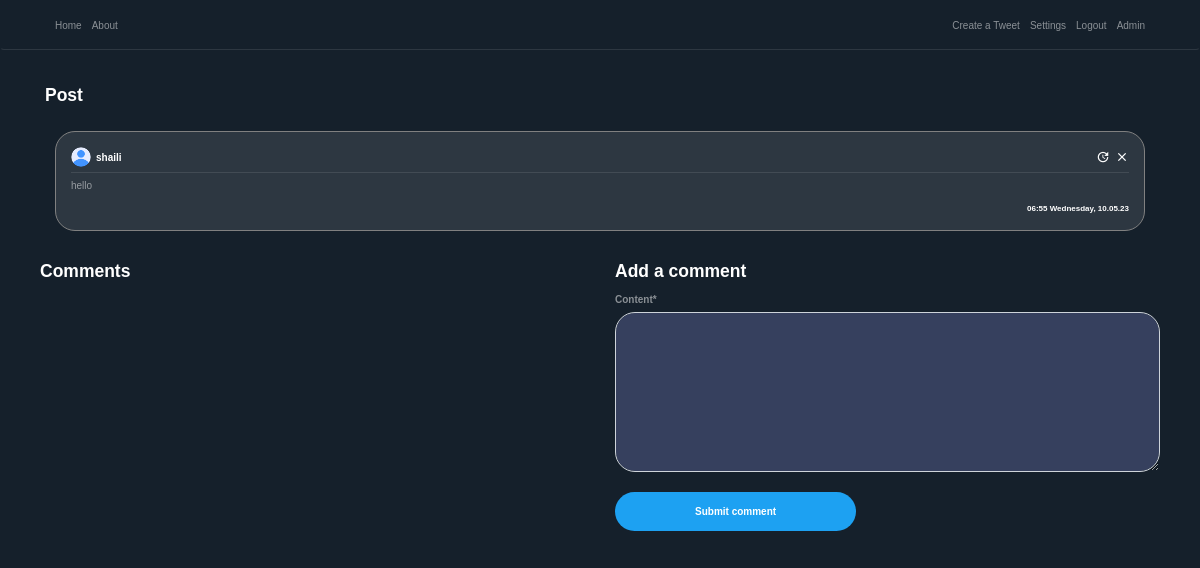
The page /post/5/ (signed in) on the database as committed earlier.
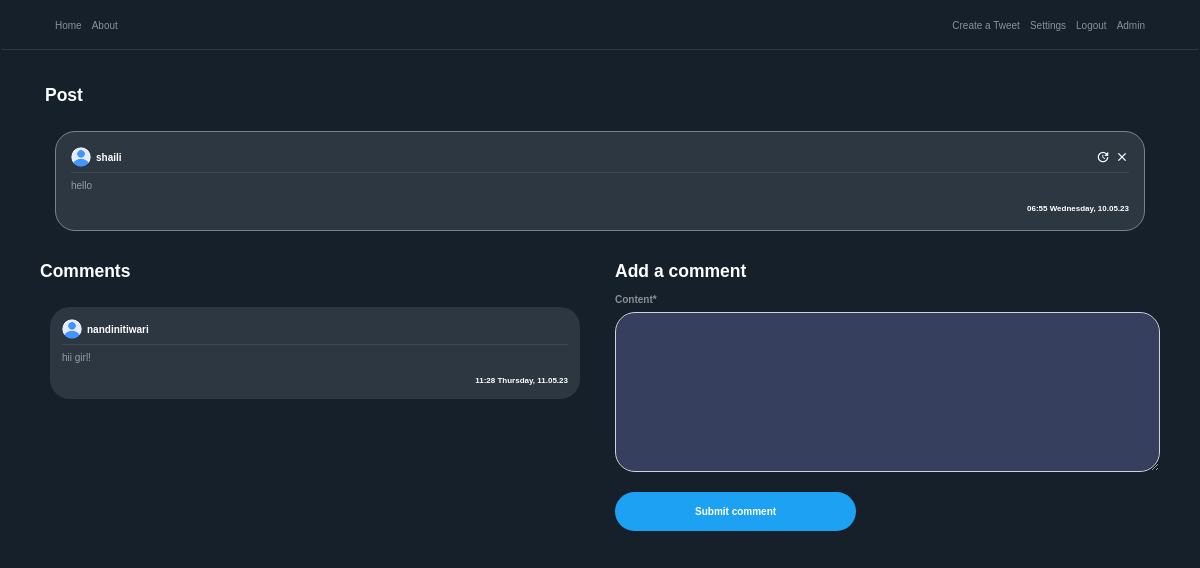
The same page on the database as committed later.
### blog/models.py (models this page shows, shortened)
class Post(models.Model):
    content = models.TextField(max_length=1000)
    date_posted = models.DateTimeField(default=timezone.now)
    author = models.ForeignKey(User, on_delete=models.CASCADE)
    likes= models.IntegerField(default=0)
    dislikes= models.IntegerField(default=0)

class Comment(models.Model):
    content = models.TextField(max_length=150)
    date_posted = models.DateTimeField(default=timezone.now)
    author = models.ForeignKey(User, on_delete=models.CASCADE)
    post_connected = models.ForeignKey(Post, on_delete=models.CASCADE)

### users/models.py (models this page shows, shortened)
class Profile(models.Model):
    user = models.OneToOneField(User, on_delete=models.CASCADE)
    image = models.ImageField(default='profile_pics/default.png', upload_to='profile_pics')

### blog/views.py (the view)
# urls.py: path('post/<int:pk>/', PostDetailView.as_view(), name='post-detail'),
class PostDetailView(DetailView):
    model = Post
    template_name = 'blog/post_detail.html'
    context_object_name = 'post'
    def get_context_data(self, **kwargs):
        data = super().get_context_data(**kwargs)
        comments_connected = Comment.objects.filter(post_connected=self.get_object()).order_by('-date_posted')
        data['comments'] = comments_connected
        data['form'] = NewCommentForm(instance=self.request.user)
        return data
    def post(self, request, *args, **kwargs):
        new_comment = Comment(content=request.POST.get('content'),
                              author=self.request.user,
                              post_connected=self.get_object())
        new_comment.save()
        return self.get(self, request, *args, **kwargs)

### blog/forms.py
class NewCommentForm(forms.ModelForm):
    class Meta:
        model = Comment
        fields = ['content']

### blog/templates/blog/post_detail.html (shortened to what this page needs)
{% extends "blog/base.html" %}
{% load crispy_forms_tags %}
{% block content %}
<div class="container">
    <h3 class="white-important mb-3">
        Post
    </h3>
   <article class="media content-section">
        <div style="width: 100%; word-break: break-all;" class="hovered-tweet-comment">
            <div class="pb-2 row m-0 " style="width: 100%; margin-right: 0 !important;">
               <div
                       style="padding-left: 0px !important;"
                       class="col-8 no-padding d-flex align-items-center">
                   <img
                       class="rounded-circle mr-2"
                       style="width: 20px; height: 20px;"
                       src="{{ post.author.profile.image.url }}">
                   <a class="mr-2 white-important" href="{% url 'user-posts' post.author %}">
                       {{ post.author }}
                   </a>
               </div>
               <div class="col-4 d-flex flex-row-reverse no-padding align-items-center"
                    style="padding-right: 0 !important;">
                   {% if post.author == user %}
                        <a class="material-icons ml-2"
                           style="font-size: 14px"
                                href="{% url 'post-delete' post.id %}">clear</a>
                        <a class="material-icons ml-2"
                           style="font-size: 14px"
                                href="{% url 'post-update' post.id %}">update</a>
                    {%  endif %}
               </div>
           </div>
            <div
                    class="mb-2 "
                    style="width: 100%; height: 1px; background-color: rgba(255, 255, 255, 0.1)"></div>
            <a style="color: rgba(255, 255, 255, 0.5) !important;">
                <p>
                    {{ post.content }}
                </p>
                <small
                    class="white-important d-flex full-width flex-row-reverse">
                    {{ post.date_posted | date:"H:i l, d.m.y" }}
                </small>
            </a>
        </div>
   </article>
    <div class="row pl-3">
        <div class="col-12 col-md-6 pl-0">
         <h3 class="white-important mb-3">
             Comments
         </h3>
        {% for comment in comments %}
            <article class="media content-section">
                <div style="width: 100%; word-break: break-all;" class="hovered-tweet-comment-in">
                <div class="pb-2 row m-0" style="width: 100%; margin-right: 0 !important;">
                   <div
                           style="padding-left: 0px !important;"
                           class="col-8 no-padding d-flex align-items-center">
                       <img
                           class="rounded-circle mr-2"
                           style="width: 20px; height: 20px;"
                           src="{{ comment.author.profile.image.url }}">
                       <a class="mr-2 white-important" href="{% url 'user-posts' comment.author.username %}">
                           {{ comment.author }}
                       </a>
                   </div>
               </div>
                <div
                        class="mb-2"
                        style="width: 100%; height: 1px; background-color: rgba(255, 255, 255, 0.1)"></div>
                <a style="color: rgba(255, 255, 255, 0.5) !important;">
                    <p>
                        {{ comment.content }}
                    </p>
                    <small
                        class="white-important d-flex full-width flex-row-reverse">
                        {{ comment.date_posted | date:"H:i l, d.m.y" }}
                    </small>
                </a>
            </div>
            </article>
        {% endfor %}
        </div>
        {% if user is not None %}
            <div class="col-12 col-md-6 pl-0 pl-md-3 pr-3">
                <h3 class="white-important mb-3">
                    Add a comment
                </h3>
                <form method="POST">
                    <fieldset class="form-group">
                        {{ form | crispy }}
                    </fieldset>
                    <div class="form-group">
                        <button class="btn btn-outline-primary" type="submit">Submit comment</button>
                    </div>
                </form>
            </div>
        {% endif %}
    </div>
  </div>
{% endblock content %}

### blog/templates/blog/base.html (shortened to what this page needs)
{% load static %}
<!doctype html>
<html lang="en">
    <head>
        <link rel="stylesheet" href="https://maxcdn.bootstrapcdn.com/bootstrap/3.4.1/css/bootstrap.min.css">
        <link rel="stylesheet" href="https://stackpath.bootstrapcdn.com/bootstrap/4.1.3/css/bootstrap.min.css">
        <link rel="stylesheet" type="text/css" href="{% static 'blog/main.css' %}">
        <link rel="stylesheet" type="text/css" href="{% static 'blog/style.css' %}">
        <link rel="stylesheet" href="https://cdnjs.cloudflare.com/ajax/libs/font-awesome/4.7.0/css/font-awesome.min.css">
        <link rel="stylesheet" href="https://cdnjs.cloudflare.com/ajax/libs/font-awesome/4.7.0/css/font-awesome.min.css">
        <link rel="stylesheet" href="https://pro.fontawesome.com/releases/v5.11.2/css/all.css">
    </head>
  <body>
      <header class="site-header">
      <nav
              style="border-bottom: 1px solid rgba(255, 255, 255, 0.1)"
              class="navbar navbar-expand navbar-dark bg-steel">
        <div class="container">
          <div class="collapse navbar-collapse" id="navbarToggle">
            <div class="navbar-nav mr-auto pl-2">
              <a class="nav-item nav-link" href="{% url 'blog-home' %}">Home</a>
              <a class="nav-item nav-link" href="{% url 'blog-about' %}">About</a>
            </div>
            <div class="navbar-nav pr-2">
                {% if user.is_authenticated %}
                    <a class="nav-item nav-link" href="{% url 'post-create' %}">Create a Tweet</a>
                    <a class="nav-item nav-link" href="{% url 'profile' %}">Settings</a>
                    <a class="nav-item nav-link" href="{% url 'logout' %}">Logout</a>
                {% else %}
                    <a class="nav-item nav-link" href="{% url 'login' %}">Login</a>
                    <a class="nav-item nav-link" href="{% url 'register-users' %}">Register</a>
                {% endif %}
                <a class="nav-item nav-link" href="/admin">Admin</a>
            </div>
          </div>
        </div>
      </nav>
    </header>
    <main role="main" class="container-fluid">
      <br>
      <div class="row">
        <div class="col-md-12">
          {% block content %}{% endblock %}
        </div>
      </div>
    </main>
  </body>
</html>

### blog/static/blog/main.css (style rules this page uses)
:root { --muted-color: rgba(255, 255, 255, 0.5); }
body { background: #15202b; color: var(--muted-color); margin-top: 5rem; }
h1, h2, h3, h4, h5, h6 { color: var(--muted-color); }
.bg-steel { background-color: #15202b; }
.site-header .navbar-nav .nav-link { color: var(--muted-color); }
.content-section { padding: 10px 10px; margin-bottom: 20px; }
.no-padding { padding: 0 !important; }
a { color: white; text-underline: none; text-decoration: none !important; }
article { border-radius: 4px; }
.white-important { color: white; font-weight: bold; }
.full-width { width: 100% }
.btn-outline-primary { border-color: white; color: white !important; padding: 12px 80px 12px 80px; font-weight: bold; background-color: #1da1f2; border:0; border-radius: 25px; }
.form-control { background-color: #36405e !important; color: var(--muted-color) !important; box-shadow: 0 0 0 0 !important; border-radius: 20px !important; }
.hovered-tweet-comment { background-color: #2d3741 !important; padding:15px; border-radius: 20px; border:1px solid grey; }
.hovered-tweet-comment-in { background-color: #2d3741 !important; padding:12px; border-radius: 20px; }

### blog/static/blog/style.css (style rules this page uses)
body { font-family: Arial, Helvetica, sans-serif; height: 100vh; margin: 0; padding: 0; }

Rows that differ between the two databases and show on the page:
added Comment: author.profile.image (picture), author "nandinitiwari", content "hii girl!", date_posted "11:28 Thursday, 11.05.23"
